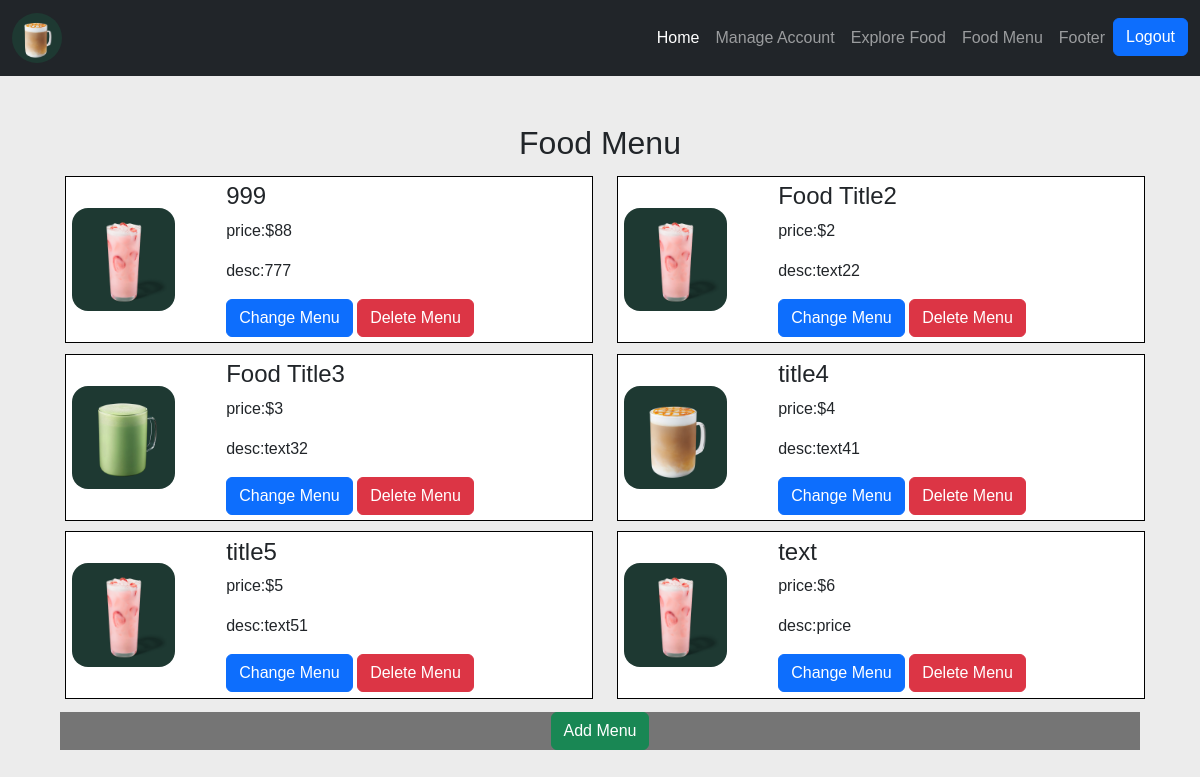
Page /admin.php?do=menu (signed in) on the committed database.
### tables this page shows
CREATE TABLE `menus` (
  `id` int(10) UNSIGNED NOT NULL,
  `img` text NOT NULL,
  `title` text NOT NULL,
  `price` int(10) NOT NULL,
  `desc` text NOT NULL
);

### api/db.php (called while the page is built, shortened)
<?php
class DB
{
    protected $table;
    protected $dsn = "mysql:host=localhost;charset=utf8;dbname=project20240714";
    protected $pdo;
    public function __construct($table)
    {
        $this->table = $table;
        $this->pdo = new PDO($this->dsn, 'root', '');
    }
    public function all(...$arg)
    {
        $sql = "select * from `$this->table`";
        return $this->pdo->query($sql)->fetchAll(PDO::FETCH_ASSOC);
    }
}

### backend/menu.php (the view)
<section class="food-menu text-center">
        <div class="container">
            <h2>Food Menu</h2>
            <div class="row">
                <?php
                $rows=${ucfirst($do)}->all();
                foreach($rows as $row){
                ?>
                <div class="col-12 col-lg-6">
                    <div class="food-menu-box">
                        <div class="food-menu-img">
                            <img src="./images/<?=$row['img']?>" alt="" class="img-responsive img-curve">
                        </div>
                        <div class="food-menu-desc text-start">
                            <h4><?=$row['title']?></h4>
                            <p>price:$<?=$row['price']?></p>
                            <p>desc:<?=nl2br($row['desc'])?></p>
                            <a href="?do=change_menu&id=<?=$row['id']?>&table=<?=ucfirst($do)?>" class="btn btn-primary">Change Menu</a>
                            <button href="?do=delete_menu&id=<?=$row['id']?>" class="btn btn-danger del" data-id="<?=$row['id']?>" data-do="<?=$do?>">Delete Menu</button>
                        </div>
                    </div>
                </div>
                <?php
                }
                ?>
            </div>
        </div>
        <div class="container mt-2">
            <div class="row">
                <div class="col-12">
                    <div class="trans-bg">
                    <a href="?do=add_menu&table=<?=ucfirst($do)?>" class="btn btn-success">Add Menu</a>
                    </div>
                </div>
            </div>
        </div>
    </section>

### admin.php (shortened to what this page needs)
<?php
include "./api/db.php";
?>
<!DOCTYPE html>
<html lang="en">
<head>
    <link href="https://cdn.jsdelivr.net/npm/bootstrap@5.3.3/dist/css/bootstrap.min.css" rel="stylesheet">
    <link rel="stylesheet" href="https://cdnjs.cloudflare.com/ajax/libs/font-awesome/6.5.2/css/all.min.css">
    <link rel="stylesheet" href="./css/style.css">
    <link rel="stylesheet" href="https://cdnjs.cloudflare.com/ajax/libs/font-awesome/6.5.2/css/all.min.css">
</head>
<body>
    <?php
    include "backend/main.php";
    ?>
</body>
</html>

### backend/main.php (shortened to what this page needs)
<?php
if (isset($_SESSION['login'])) {
?>
<nav class="navbar navbar-expand-sm bg-dark navbar-dark text-center">
        <div class="container-fluid">
            <a class="navbar-brand" href="index.php">
                <img src="./images/01.jpg" alt="Logo" style="width:50px;" class="rounded-pill">
            </a>
            <ul class="navbar-nav">
                <li class="nav-item">
                    <a class="nav-link active" href="index.php">Home</a>
                </li>
                <li class="nav-item">
                    <a class="nav-link" href="?do=user">Manage Account</a>
                </li>
                <li class="nav-item">
                    <a class="nav-link" href="?do=explore">Explore Food</a>
                </li>
                <li class="nav-item">
                    <a class="nav-link" href="?do=menu">Food Menu</a>
                </li>
                <li class="nav-item">
                    <a class="nav-link" href="?do=footer">Footer</a>
                </li>
                <li class="nav-item">
                <button onclick="location.href='./api/logout.php'" class='btn btn-primary'>Logout</button>
                </li>
            </ul>
        </div>
    </nav>
    <?php
    $do=$_GET['do']??'user';
    $file="./backend/{$do}.php";
    if(file_exists($file)){
        include $file;
    }else{
        include "./backend/user.php";
    }
    ?>
<?php
}
?>

### css/style.css (style rules this page uses)
* { margin:0 0; padding: 0 0; font-family: Arial, Helvetica, sans-serif; }
.img-responsive { width: 100%; }
.img-curve { border-radius: 16px; }
.trans-bg { background-color: rgba(0, 0, 0, 0.5); }
.food-menu { background-color: #ececec; padding: 4%; }
.food-menu-box { border: 1px solid black; width: 100%; margin: 1%; padding: 1%; background-color: white; display: flex; flex-direction: row; justify-content: space-between; align-items: center; }
.food-menu-img { width: 20%; }
.food-menu-desc { width: 70%; }

### rows in the picture
menus: img (picture), title "999", price "88", desc "777"
menus: img (picture), title "Food Title2", price "2", desc "text22"
menus: img (picture), title "Food Title3", price "3", desc "text32"
menus: img (picture), title "title4", price "4", desc "text41"
menus: img (picture), title "title5", price "5", desc "text51"
menus: img (picture), title "text", price "6", desc "price"
